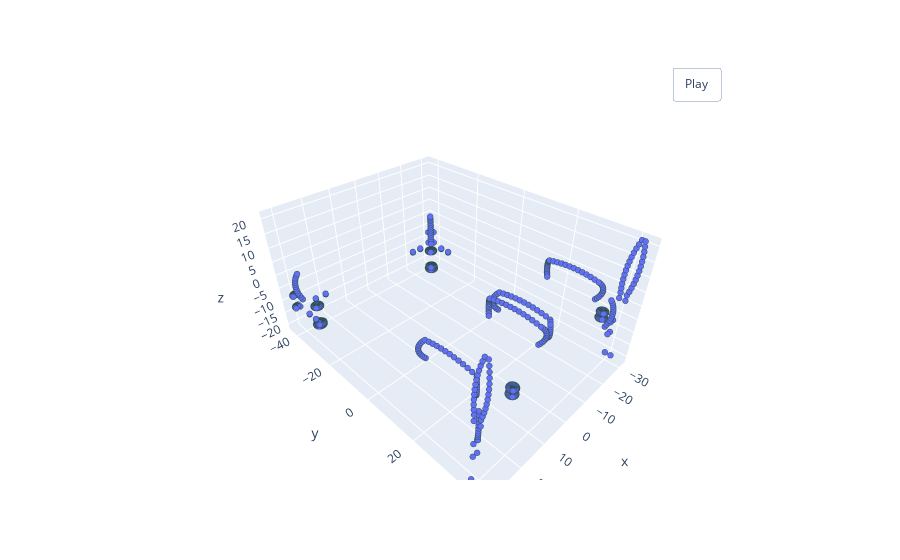

This figure's notebook cell:
### Code cell
visualize_point_cloud(x, y, z)
""""
    Actually, flat parts of a surface do not require any points for mesh construction. 
    That is why points are primarily located at angles and rounded parts of the 3D model.
"""

### Figure 1 — Plotly figure (JSON) as saved in the notebook; plotly's stock layout.template omitted (floating-point values rounded to 4 significant figures; data arrays with more than 128 entries replaced by an {"elided": "..."} marker saying what was removed)
{"data": [{"marker": {"line": {"color": "DarkSlateGrey", "width": 2}, "size": 2}, "mode": "markers", "type": "scatter3d", "x": {"elided": "2095 float values"}, "y": {"elided": "2095 float values"}, "z": {"elided": "2095 float values"}}], "layout": {"updatemenus": [{"buttons": [{"args": [null, {"frame": {"duration": 50, "redraw": true}, "fromcurrent": true, "mode": "immediate", "transition": {"duration": 0}}], "label": "Play", "method": "animate"}], "pad": {"r": 10, "t": 45}, "showactive": false, "type": "buttons", "x": 0.8, "xanchor": "left", "y": 1, "yanchor": "bottom"}]}}
